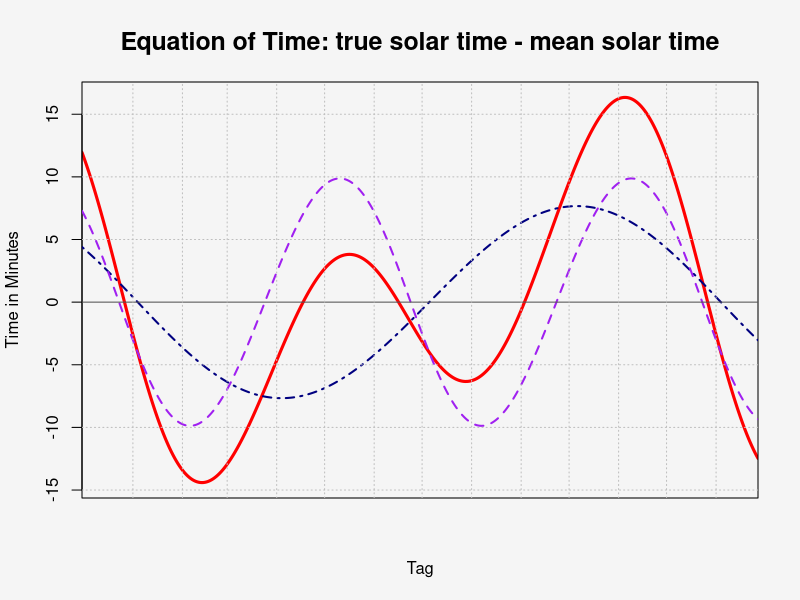

Generate this figure with R: (Note: this script raises an error after producing the figure.)
#formulas, equations and notation from http://homeweb2.unifr.ch/hungerbu/pub/sonnenuhr/sundial.ps
# and by the paper of C. Blatter (http://dz-srv1.sub.uni-goettingen.de/sub/digbib/loader?did=D241775)

epsilon=23.45*2*pi/360
alpha  =78.5 *2*pi/360
kappa  =0.016722

mu<-function(t,epsilon,alpha,kappa) {
  zaehl= -sin(delta(t,kappa))+tan(epsilon/2)^2*sin(2*(t-alpha)+delta(t,kappa))
  nenn =  cos(delta(t,kappa))+tan(epsilon/2)^2*cos(2*(t-alpha)+delta(t,kappa))
  return( atan(zaehl/nenn) )
}

# approximation by Blatter
psi<-function(t) {
  return(t+delta(t))
}

delta<-function(t,kappa) {
  return( 2*sin(t)*kappa+5/4*sin(2*t)*kappa^2 )
}

png(filename="oet_graph.png", width=1024, height=768, pointsize=12)
par(bg="whitesmoke")
time=seq(-0.6,2*pi+0.4,length=365+(0.6+0.4)/(2*pi)*365)
da<-paste("1.",as.character(seq(1,12,by=2)),".07",sep="")
da<-as.Date(c(da,"1.1.08"),"%d.%m.%y")
#umrechungsfaktor: 24h=2*pi
plot(time,mu(time,epsilon,alpha,kappa)*24*60/(2*pi),type="l",col="red",xlab="Tag",ylab="Time in Minutes",main="Equation of Time: true solar time - mean solar time",cex.main=1.5,lwd=3,xaxt="n",xaxs="i",xlim=range(time))
lines(time,mu(time,epsilon=0,alpha,kappa)*24*60/(2*pi),lwd=2,col="navy",lty="dotdash")
lines(time,mu(time,epsilon,alpha,kappa=0)*24*60/(2*pi),lwd=2,col="purple",lty="dashed")
#grid
abline(h=c(-15,-10,-5,5,10,15),lty="dotted",col="grey")
abline(h=0,lty="solid",col="grey33")
tage=cumsum(c(0,31,28,31,30,31,30,31,31,30,31,30,31))/365-3/365
abline(v=tage*2*pi,lty="dotted",col="grey")
axis(1,at=seq(0,2*pi,length=7)-3*2*pi/365,labels=as.character(da,"1. %b"))
legend(x=5.5,y=-10.9,legend=c("Total Time","Orbital","Oblique"),col=c("red","navy","purple"),lwd=c(3,2,2),lty=c("solid","dotdash","dashed"))
dev.off()